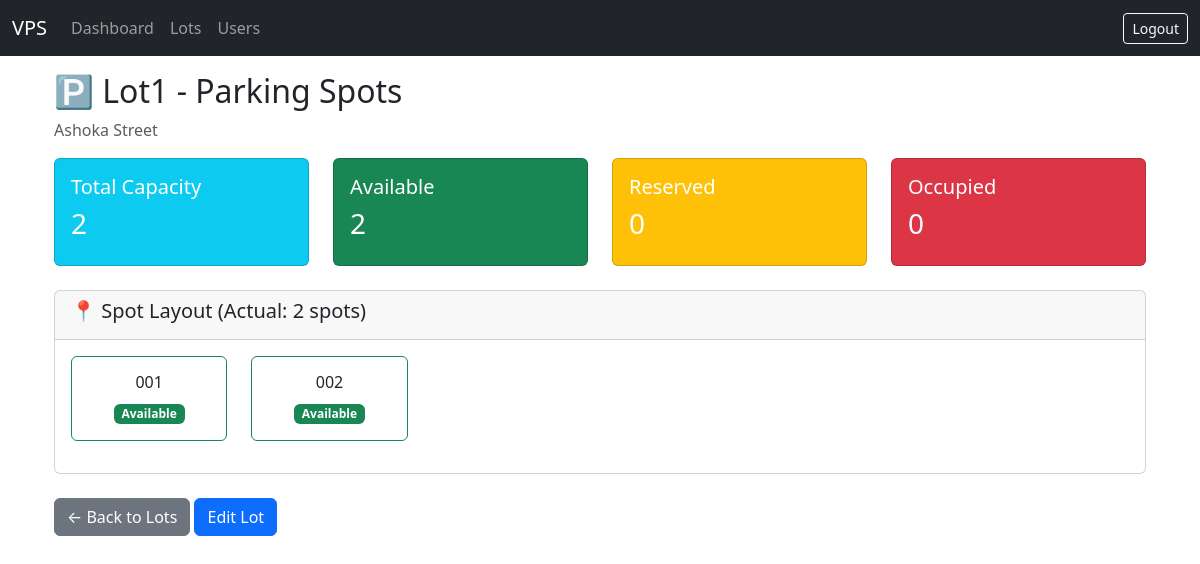
The page /admin/lots/1/spots (signed in) on the database its author committed.
### models/models.py (models this page shows, shortened)
class ParkingLot(Base):
    __tablename__ = "parking_lots"
    id = Column(Integer, primary_key=True)
    name = Column(String, nullable=False)
    address_line_1 = Column(String, nullable=False)
    address_line_2 = Column(String)
    address_line_3 = Column(String)
    pin_code = Column(String(10), nullable=False)
    price_per_hour = Column(Numeric(10, 2), nullable=False)
    number_of_spots = Column(Integer, nullable=False)
    spots = relationship(
        "ParkingSpot", back_populates="parking_lot", cascade="all, delete-orphan"
    )

class ParkingSpot(Base):
    __tablename__ = "parking_spots"
    id = Column(Integer, primary_key=True)
    spot_number = Column(String, nullable=False)
    status = Column(PgEnum(SpotStatus), default=SpotStatus.AVAILABLE, nullable=False)
    parking_lot_id = Column(Integer, ForeignKey("parking_lots.id"), nullable=False)
    parking_lot = relationship("ParkingLot", back_populates="spots")
    reservations = relationship(
        "Reservation", back_populates="parking_spot", cascade="all, delete-orphan"
    )

### app.py (the view)
@app.route("/admin/lots/<int:lot_id>/spots")
@login_required
@role_required("admin")
def lot_spots(lot_id):
    with SessionLocal() as db:
        lot = db.get(ParkingLot, lot_id)
        if not lot:
            flash("Lot not found.")
            return redirect(url_for("list_lots"))
        spots = (
            db.query(ParkingSpot)
            .filter_by(parking_lot_id=lot.id)
            .order_by(ParkingSpot.spot_number)
            .options(selectinload(ParkingSpot.reservations))
            .all()
        )
        return render_template("admin/spots.html",
                             lot=lot,
                             spots=spots,
                             SpotStatus=SpotStatus)

### app.py (called while the page is built)
def login_required(view):
    @wraps(view)
    def wrapped(*a, **kw):
        if "user_id" not in session:
            flash("Please log in first.")
            return redirect(url_for("login"))
        return view(*a, **kw)
    return wrapped

def role_required(role):
    def deco(view):
        @wraps(view)
        def wrapped(*a, **kw):
            if session.get("role") != role:
                flash("Access denied.")
                return redirect(url_for("login"))
            return view(*a, **kw)
        return wrapped
    return deco

### templates/admin/spots.html (shortened to what this page needs)
{% extends "base.html" %}
{% block content %}
<div class="container-fluid">
    <div class="row">
        <div class="col-12">
            <h2>🅿️ {{ lot.name }} - Parking Spots</h2>
            <p class="text-muted">{{ lot.address_line_1 }}</p>
        </div>
    </div>
    <div class="row mb-4">
        <div class="col-md-3">
            <div class="card bg-info text-white">
                <div class="card-body">
                    <h5>Total Capacity</h5>
                    <h3>{{ lot.number_of_spots }}</h3>
                </div>
            </div>
        </div>
        <div class="col-md-3">
            <div class="card bg-success text-white">
                <div class="card-body">
                    <h5>Available</h5>
                    <h3>{{ spots|selectattr('status', 'equalto', SpotStatus.AVAILABLE)|list|length }}</h3>
                </div>
            </div>
        </div>
        <div class="col-md-3">
            <div class="card bg-warning text-white">
                <div class="card-body">
                    <h5>Reserved</h5>
                    <h3>{{ spots|selectattr('status', 'equalto', SpotStatus.RESERVED)|list|length }}</h3>
                </div>
            </div>
        </div>
        <div class="col-md-3">
            <div class="card bg-danger text-white">
                <div class="card-body">
                    <h5>Occupied</h5>
                    <h3>{{ spots|selectattr('status', 'equalto', SpotStatus.OCCUPIED)|list|length }}</h3>
                </div>
            </div>
        </div>
    </div>
    <div class="row">
        <div class="col-12">
            <div class="card">
                <div class="card-header">
                    <h5>📍 Spot Layout (Actual: {{ spots|length }} spots)</h5>
                </div>
                <div class="card-body">
                    <div class="row">
                        {% for spot in spots %}
                        <div class="col-xl-2 col-lg-3 col-md-4 col-sm-6 mb-3">
                            <div class="card h-100 border-{% if spot.status == SpotStatus.AVAILABLE %}success{% elif spot.status == SpotStatus.RESERVED %}warning{% else %}danger{% endif %}">
                                <div class="card-body text-center">
                                    <h6 class="card-title">{{ spot.spot_number }}</h6>
                                    <span class="badge bg-{% if spot.status == SpotStatus.AVAILABLE %}success{% elif spot.status == SpotStatus.RESERVED %}warning{% else %}danger{% endif %}">
                                        {{ spot.status.value|title }}
                                    </span>
                                </div>
                            </div>
                        </div>
                        {% endfor %}
                    </div>
                </div>
            </div>
        </div>
    </div>
    <div class="row mt-4">
        <div class="col-12">
            <a href="{{ url_for('list_lots') }}" class="btn btn-secondary">
                ← Back to Lots
            </a>
            <a href="{{ url_for('edit_lot', lot_id=lot.id) }}" class="btn btn-primary">
                Edit Lot
            </a>
        </div>
    </div>
</div>
{% endblock %}

### rows shown on the page
ParkingLot: name "Lot1", address_line_1 "Ashoka Street", number_of_spots "2"
ParkingSpot: spot_number "001", status.value "Available"
ParkingSpot: spot_number "002", status.value "Available"

### other values the page prints
{{ spots|selectattr('status', 'equalto', SpotStatus.RESERVED)|list|length }} "0"
{{ spots|selectattr('status', 'equalto', SpotStatus.OCCUPIED)|list|length }} "0"
{{ spots|length }} "2"
